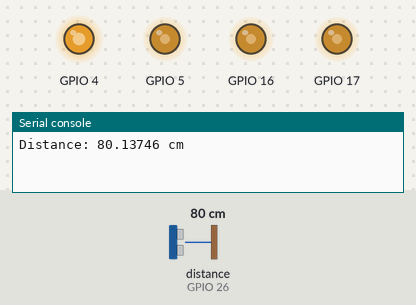
The program below on a simulated ESP32 board running MicroPython. Shown: output pins drawn as LEDs (lit = HIGH), the last lines printed to the serial console. The inputs (shaded band) are chosen by the test bench; at power-on: distance to the obstacle (sensor on GPIO 26) 80 cm. The echo pulse lasts 58.3 µs per cm; the clock reads 2024-03-15 10:24:30 at power-on unless the program sets it; library files of the repository ran but are not shown: l298n.py, hcsr04.py; pins used as bus, display or sensor lines are not drawn.

Above: at 1.2 s.
1.3 s: distance to the obstacle (sensor on GPIO 26) set to 11 cm
3.5 s: distance to the obstacle (sensor on GPIO 26) set to 8 cm
At 4.3 s:
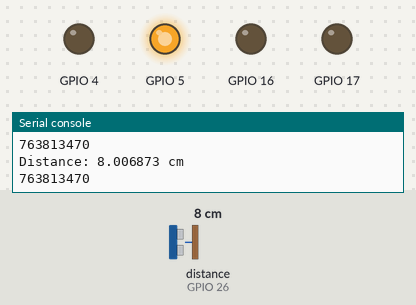
12.5 s: distance to the obstacle (sensor on GPIO 26) set to 18 cm
At 13.3 s:
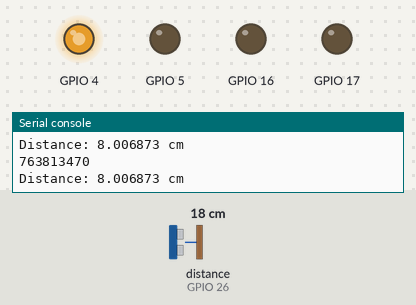
15.5 s: distance to the obstacle (sensor on GPIO 26) set to 2 cm
At 18.6 s:
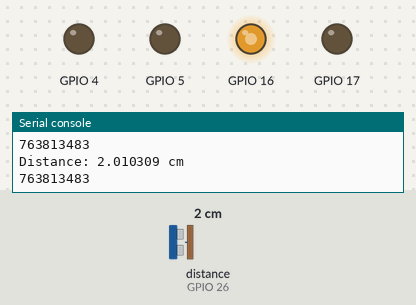
Timing chart, 0 to 19.5 s (numbered marks = the images above; inputs shaded):
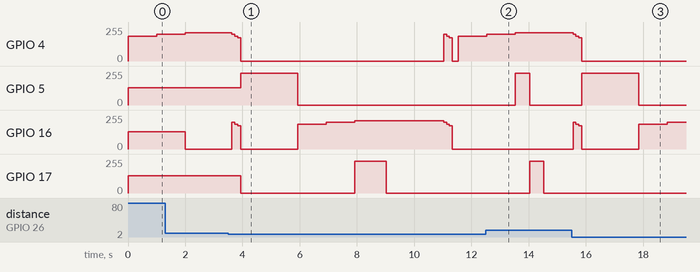

The program:

main.py
```python
"""
    LEGOCITY

    This program is free software: you can redistribute it and/or modify
    it under the terms of the GNU General Public License as published by
    the Free Software Foundation, either version 3 of the License, or
    (at your option) any later version.

    This program is distributed in the hope that it will be useful,
    but WITHOUT ANY WARRANTY; without even the implied warranty of
    MERCHANTABILITY or FITNESS FOR A PARTICULAR PURPOSE.  See the
    GNU General Public License for more details.

    You should have received a copy of the GNU General Public License
    along with this program.  If not, see <https://www.gnu.org/licenses/>.

    Description:
        Main module for LEGOCITY
        Controlig all processes in the city
    Author:
        Bengart Zakhar
"""

from drivers.l298n import Motor
from drivers.hcsr04 import HCSR04
import time
import random

class RailwaySwitch():
    """
    Auto change railway switch
    Need to set intervals
    """
    def __init__(self, pin_1, pin_2):
        self.motor = Motor(pin_1, pin_2)

    def run_cycle(self, interval):
        self.motor.forward()
        time.sleep(0.3)
        self.motor.stop()
        time.sleep(interval)
        self.motor.backward()
        time.sleep(0.3)
        self.motor.stop()
        time.sleep(interval)


class Train():
    """
    Train control
    """
    def __init__(self, pin_1, pin_2, sensor):
        self.motor = Motor(pin_1, pin_2)
        self.running = False
        self.sensor = sensor

    def start(self):
        self.motor.forward()
        self.running = True

    def stop(self):
        self.motor.stop()
        self.running = False

    def is_running(self):
        return self.running

    def run(self):
        while True:
            distance = self.sensor.distance_cm()
            #print('Distance:', distance, 'cm')
            if distance < 5 and distance > 0:
                if self.is_running() == True:
                    self.stop()
            else:
                if self.is_running() == False:
                    self.start()
            time.sleep(0.5)

class Car():
    """
    Car control
    """
    def __init__(self,
                 motor_1 = None,
                 motor_2 = None,
                 wheel_1 = None,
                 wheel_2 = None,
                 sensor=None):
        self.motor = Motor(motor_1, motor_2)
        self.wheel = Motor(wheel_1, wheel_2)
        self.sensor = sensor
        self.is_backward = False
        self.is_forward = False

    def forward(self):
        if not self.is_forward:
            self.motor.forward()
            self.is_forward = True
            self.is_backward = False

    def backward(self):
        if not self.is_backward:
            self.motor.backward()
            self.is_forward = False
            self.is_backward = True

    def stop(self):
        self.motor.stop()
        self.is_backward = False
        self.is_forward = False

    def turn_left(self, turn_time=0.5):
        self.wheel.turn_left(turn_time)

    def turn_right(self, turn_time=0.5):
        self.wheel.turn_right(turn_time)

    def is_running(self):
        return self.running

    def run(self):
        time_now = time.time()
        while True:
            print('Distance:', self.sensor.distance_cm(), 'cm')
            self.forward()
            print(time_now)
            if time.time() - time_now > 10:
                time_now = time.time()
                if int(time_now) % 2 == 0:
                    self.turn_left(turn_time=0.5)
                    self.turn_right(turn_time=0.5)
                else:
                    self.turn_right(turn_time=0.5)
                    self.turn_left(turn_time=0.5)
                if int(time_now) % 8 == 0:
                    self.stop()
                    self.backward()
                    time.sleep(3)
                    self.stop()
            distance = self.sensor.distance_cm()
            if distance > 0 and distance < 10:
                self.stop()
                if distance % 2 == 0:
                    self.turn_left(turn_time=2)
                    self.backward()
                    self.turn_right(turn_time=1.1)
                else:
                    self.turn_right(turn_time=2)
                    self.backward()
                    self.turn_left(turn_time=1.1)
                time.sleep(2)
                self.stop()
            time.sleep(0.2)

if __name__ == "__main__":
    #train = Train(26, 27)
    sensor = HCSR04(trigger_pin=33, echo_pin=26)
    car = Car(motor_1=4, motor_2=16, wheel_1=17, wheel_2=5, sensor=sensor)
    try:
        car.run()
    except Exception as e:
        print(e)
        raise(e)

    #sensor = HCSR04(trigger_pin=5, echo_pin=18, echo_timeout_us=10000)
```

Measured:
- the behaviour switches between 10 and 9 cm on distance to the obstacle (sensor on GPIO 26) (found by bisection; images 0 and 1)
- after the input at 3.5 s, GPIO 4: 212/255 → 199/255 after 0.13 s, → 187/255 0.10 s later, → 174/255 0.10 s later, → 0/255 0.10 s later, … (9 changes in this stretch); GPIO 16: 0/255 → 199/255 after 0.13 s, → 187/255 0.10 s later, → 174/255 0.10 s later, → 0/255 0.10 s later, … (11 changes in this stretch)
- after the input at 12.5 s, GPIO 4: goes on until 13.5 s, then stays 212/255; GPIO 5: goes on until 14.0 s, then stays 0/255; GPIO 16: stays 0/255 (without the input it goes to 199/255 after 2.0 s)
- after the input at 15.5 s, GPIO 4: 212/255 → 199/255 after 0.05 s, → 187/255 0.10 s later, → 174/255 0.10 s later, → 0/255 0.10 s later; GPIO 5: 0/255 → 237/255 after 0.35 s, → 0/255 2.0 s later; GPIO 16: 0/255 → 199/255 after 0.05 s, → 187/255 0.10 s later, → 174/255 0.10 s later, → 0/255 0.10 s later, … (6 changes in this stretch)
